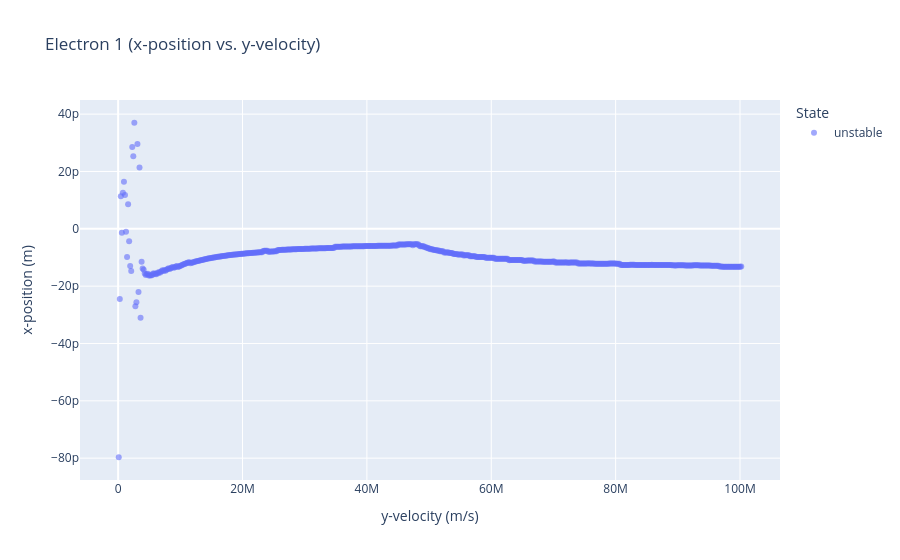
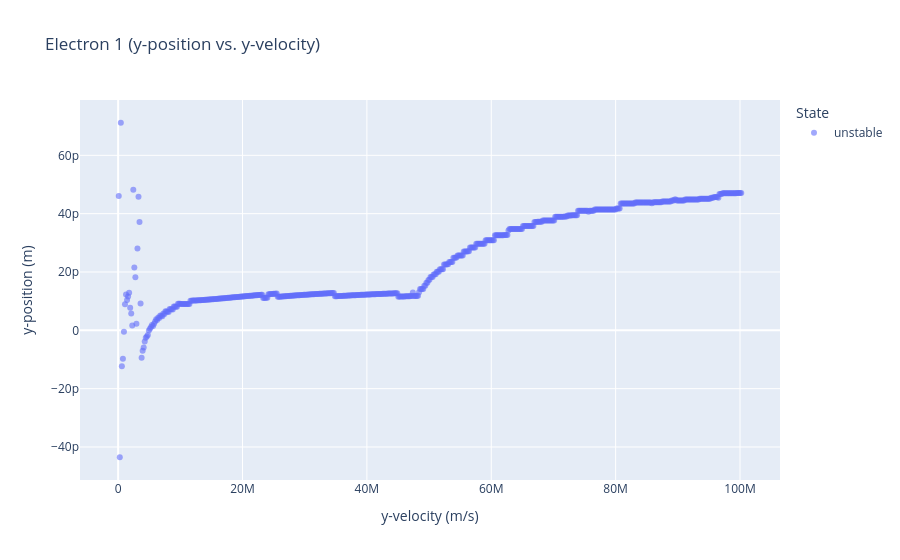
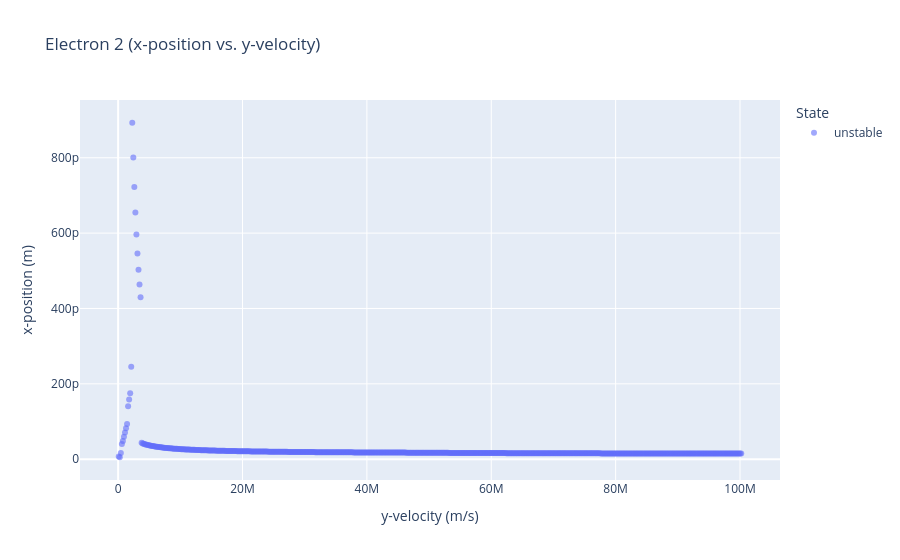
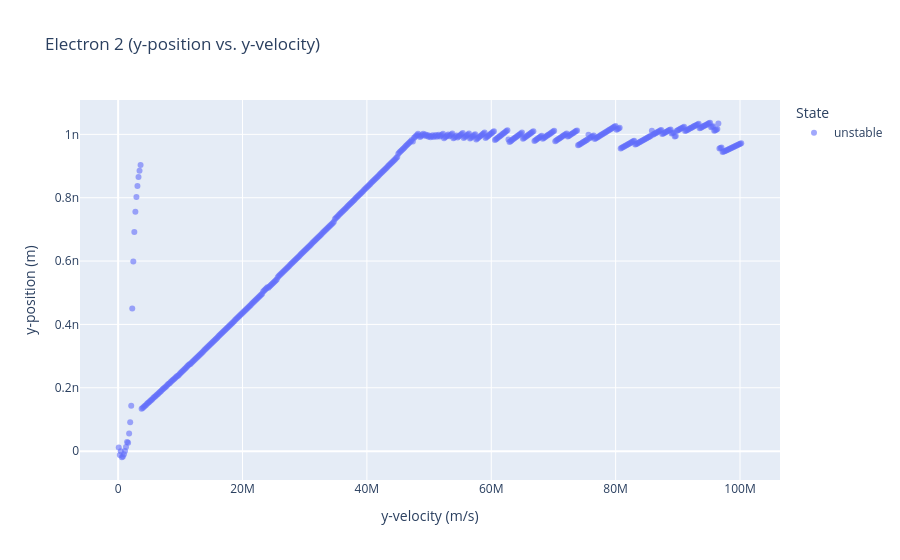

The code cell stored with these charts, in order, in its notebook:
### Markdown cell above
#### Varying initial state of Electron 2

*Similar to the manipulation of Electron 1 parameters, there are no stable orbits obtained in this combination. However, we can infer that the Electron 2 position has a more stable trend than Electron 1, where Electron 2 is escaping the system and Electron 1 is moving towards the nuclei. It is interesting to note that at lower y-velocity values the orbit positions are randomized with a general increase in position followed by a sudden drop.*

### Code cell
interact(plot_electron2, samples = ( 10, 600, 59 ))

### Figure 1 — Plotly figure (JSON) as saved in the notebook; plotly's stock layout.template omitted (floating-point values rounded to 4 significant figures; data arrays with more than 128 entries replaced by an {"elided": "..."} marker saying what was removed)
{"data": [{"hovertemplate": "State=unstable<br>y-velocity (m/s)=%{x}<br>x-position (m)=%{y}<extra></extra>", "legendgroup": "unstable", "marker": {"color": "#636efa", "opacity": 0.6, "symbol": "circle"}, "mode": "markers", "name": "unstable", "orientation": "v", "showlegend": true, "type": "scatter", "x": {"elided": "600 float values"}, "xaxis": "x", "y": {"elided": "600 float values"}, "yaxis": "y"}], "layout": {"legend": {"title": {"text": "State"}, "tracegroupgap": 0}, "title": {"text": "Electron 1 (x-position vs. y-velocity)"}, "xaxis": {"anchor": "y", "domain": [0, 1], "title": {"text": "y-velocity (m/s)"}}, "yaxis": {"anchor": "x", "domain": [0, 1], "title": {"text": "x-position (m)"}}}}

### Figure 2 — Plotly figure (JSON) as saved in the notebook; plotly's stock layout.template omitted (floating-point values rounded to 4 significant figures; data arrays with more than 128 entries replaced by an {"elided": "..."} marker saying what was removed)
{"data": [{"hovertemplate": "State=unstable<br>y-velocity (m/s)=%{x}<br>y-position (m)=%{y}<extra></extra>", "legendgroup": "unstable", "marker": {"color": "#636efa", "opacity": 0.6, "symbol": "circle"}, "mode": "markers", "name": "unstable", "orientation": "v", "showlegend": true, "type": "scatter", "x": {"elided": "600 float values"}, "xaxis": "x", "y": {"elided": "600 float values"}, "yaxis": "y"}], "layout": {"legend": {"title": {"text": "State"}, "tracegroupgap": 0}, "title": {"text": "Electron 1 (y-position vs. y-velocity)"}, "xaxis": {"anchor": "y", "domain": [0, 1], "title": {"text": "y-velocity (m/s)"}}, "yaxis": {"anchor": "x", "domain": [0, 1], "title": {"text": "y-position (m)"}}}}

### Figure 3 — Plotly figure (JSON) as saved in the notebook; plotly's stock layout.template omitted (floating-point values rounded to 4 significant figures; data arrays with more than 128 entries replaced by an {"elided": "..."} marker saying what was removed)
{"data": [{"hovertemplate": "State=unstable<br>y-velocity (m/s)=%{x}<br>x-position (m)=%{y}<extra></extra>", "legendgroup": "unstable", "marker": {"color": "#636efa", "opacity": 0.6, "symbol": "circle"}, "mode": "markers", "name": "unstable", "orientation": "v", "showlegend": true, "type": "scatter", "x": {"elided": "600 float values"}, "xaxis": "x", "y": {"elided": "600 float values"}, "yaxis": "y"}], "layout": {"legend": {"title": {"text": "State"}, "tracegroupgap": 0}, "title": {"text": "Electron 2 (x-position vs. y-velocity)"}, "xaxis": {"anchor": "y", "domain": [0, 1], "title": {"text": "y-velocity (m/s)"}}, "yaxis": {"anchor": "x", "domain": [0, 1], "title": {"text": "x-position (m)"}}}}

### Figure 4 — Plotly figure (JSON) as saved in the notebook; plotly's stock layout.template omitted (floating-point values rounded to 4 significant figures; data arrays with more than 128 entries replaced by an {"elided": "..."} marker saying what was removed)
{"data": [{"hovertemplate": "State=unstable<br>y-velocity (m/s)=%{x}<br>y-position (m)=%{y}<extra></extra>", "legendgroup": "unstable", "marker": {"color": "#636efa", "opacity": 0.6, "symbol": "circle"}, "mode": "markers", "name": "unstable", "orientation": "v", "showlegend": true, "type": "scatter", "x": {"elided": "600 float values"}, "xaxis": "x", "y": {"elided": "600 float values"}, "yaxis": "y"}], "layout": {"legend": {"title": {"text": "State"}, "tracegroupgap": 0}, "title": {"text": "Electron 2 (y-position vs. y-velocity)"}, "xaxis": {"anchor": "y", "domain": [0, 1], "title": {"text": "y-velocity (m/s)"}}, "yaxis": {"anchor": "x", "domain": [0, 1], "title": {"text": "y-position (m)"}}}}
